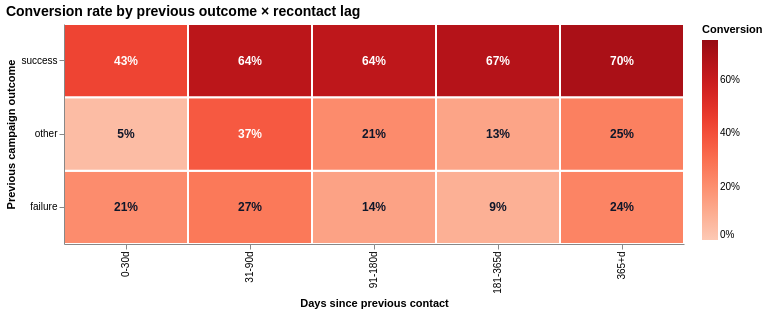

Notebook cell for this chart:
### Code cell
heat = (
    alt.Chart(grid)
    .mark_rect(stroke="white", strokeWidth=2)
    .encode(
        x=alt.X("recontact:N", sort=LAG_ORDER, title="Days since previous contact"),
        y=alt.Y("poutcome:N", sort=["success", "other", "failure"],
                title="Previous campaign outcome"),
        color=alt.Color("conv:Q",
                        scale=alt.Scale(scheme="reds", domain=[0, 0.75]),
                        legend=alt.Legend(format=".0%", title="Conversion")),
        tooltip=[
            "poutcome", "recontact", "calls", "subs",
            alt.Tooltip("conv:Q", format=".1%", title="Conversion"),
        ],
    )
)
heat_text = (
    alt.Chart(grid)
    .mark_text(fontSize=12, fontWeight="bold")
    .encode(
        x=alt.X("recontact:N", sort=LAG_ORDER),
        y=alt.Y("poutcome:N", sort=["success", "other", "failure"]),
        text=alt.Text("conv:Q", format=".0%"),
        color=alt.condition(
            "datum.conv > 0.35", alt.value("white"), alt.value("#0f172a")
        ),
    )
)
heatmap = (
    alt.layer(heat, heat_text)
    .properties(
        width=620, height=220,
        title=alt.TitleParams(
            "Conversion rate by previous outcome × recontact lag",
            fontSize=14, anchor="start",
        ),
    )
)
heatmap

### Figure 1 — Vega-Lite specification as saved in the notebook (floating-point values rounded to 4 significant figures)
{"$schema": "https://vega.github.io/schema/vega-lite/v6.4.1.json", "config": {"view": {"continuousHeight": 300, "continuousWidth": 300}}, "data": {"name": "data-b21758e38863f380e4969347de0e50c0"}, "datasets": {"data-b21758e38863f380e4969347de0e50c0": [{"calls": 48, "conv": 0.2083, "poutcome": "failure", "recontact": "0-30d", "subs": 10}, {"calls": 2793, "conv": 0.09023, "poutcome": "failure", "recontact": "181-365d", "subs": 252}, {"calls": 247, "conv": 0.2713, "poutcome": "failure", "recontact": "31-90d", "subs": 67}, {"calls": 428, "conv": 0.236, "poutcome": "failure", "recontact": "365+d", "subs": 101}, {"calls": 1385, "conv": 0.1357, "poutcome": "failure", "recontact": "91-180d", "subs": 188}, {"calls": 110, "conv": 0.04545, "poutcome": "other", "recontact": "0-30d", "subs": 5}, {"calls": 1019, "conv": 0.1295, "poutcome": "other", "recontact": "181-365d", "subs": 132}, {"calls": 95, "conv": 0.3684, "poutcome": "other", "recontact": "31-90d", "subs": 35}, {"calls": 137, "conv": 0.2482, "poutcome": "other", "recontact": "365+d", "subs": 34}, {"calls": 479, "conv": 0.2109, "poutcome": "other", "recontact": "91-180d", "subs": 101}, {"calls": 30, "conv": 0.4333, "poutcome": "success", "recontact": "0-30d", "subs": 13}, {"calls": 603, "conv": 0.665, "poutcome": "success", "recontact": "181-365d", "subs": 401}, {"calls": 188, "conv": 0.6436, "poutcome": "success", "recontact": "31-90d", "subs": 121}, {"calls": 76, "conv": 0.6974, "poutcome": "success", "recontact": "365+d", "subs": 53}, {"calls": 614, "conv": 0.6352, "poutcome": "success", "recontact": "91-180d", "subs": 390}]}, "height": 220, "layer": [{"encoding": {"color": {"field": "conv", "legend": {"format": ".0%", "title": "Conversion"}, "scale": {"domain": [0, 0.75], "scheme": "reds"}, "type": "quantitative"}, "tooltip": [{"field": "poutcome", "type": "nominal"}, {"field": "recontact", "type": "ordinal"}, {"field": "calls", "type": "quantitative"}, {"field": "subs", "type": "quantitative"}, {"field": "conv", "format": ".1%", "title": "Conversion", "type": "quantitative"}], "x": {"field": "recontact", "sort": ["0-30d", "31-90d", "91-180d", "181-365d", "365+d"], "title": "Days since previous contact", "type": "nominal"}, "y": {"field": "poutcome", "sort": ["success", "other", "failure"], "title": "Previous campaign outcome", "type": "nominal"}}, "mark": {"stroke": "white", "strokeWidth": 2, "type": "rect"}}, {"encoding": {"color": {"condition": {"test": "datum.conv > 0.35", "value": "white"}, "value": "#0f172a"}, "text": {"field": "conv", "format": ".0%", "type": "quantitative"}, "x": {"field": "recontact", "sort": ["0-30d", "31-90d", "91-180d", "181-365d", "365+d"], "type": "nominal"}, "y": {"field": "poutcome", "sort": ["success", "other", "failure"], "type": "nominal"}}, "mark": {"fontSize": 12, "fontWeight": "bold", "type": "text"}}], "title": {"anchor": "start", "fontSize": 14, "text": "Conversion rate by previous outcome × recontact lag"}, "usermeta": {"embedOptions": {}}, "width": 620}
